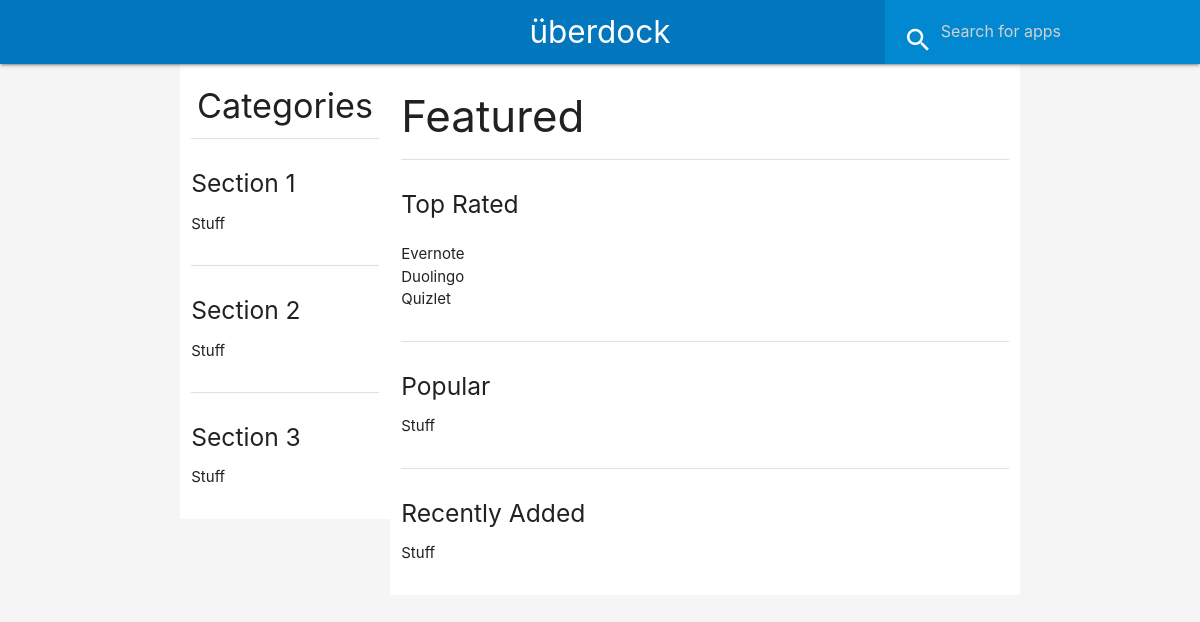
Page /home/ on the earlier database version.
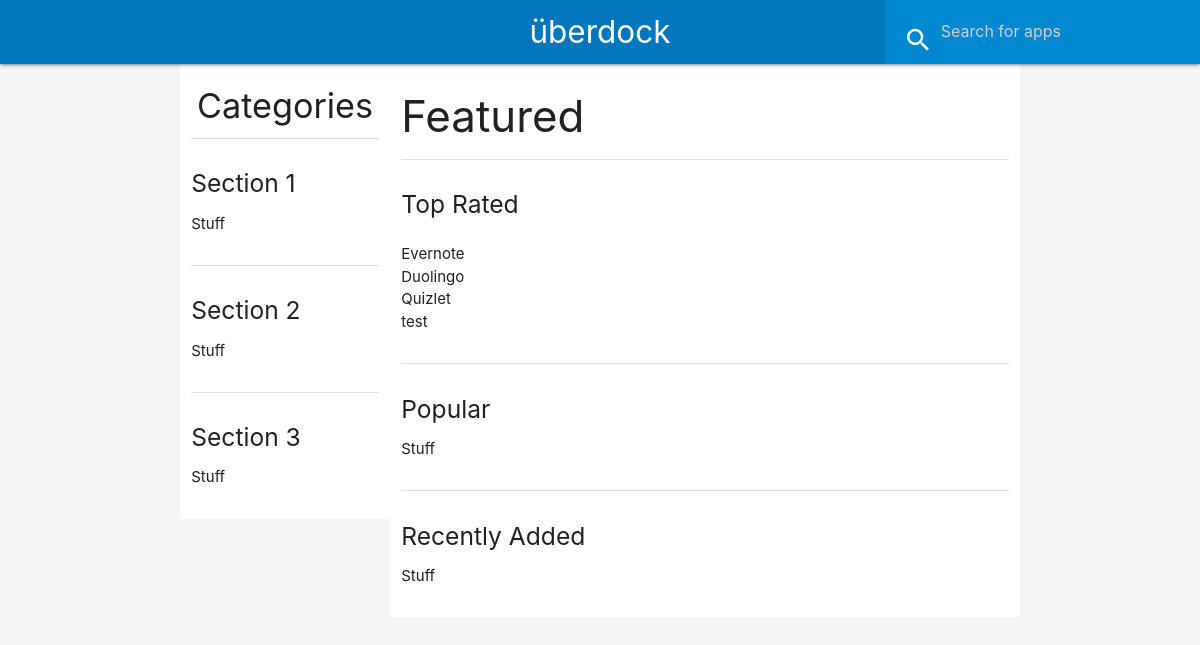
Same page on the later database version.
### home/models.py (models this page shows)
class App(models.Model):
    title = models.CharField(max_length=255)
    blurb = models.TextField(max_length=255)
    link = models.URLField()
    def __str__(self):
        return self.title

### home/views.py (the view)
# urls.py: path('', views.AppView.as_view(), name='index')
class AppView(ListView):
    model = App
    template_name = 'home/index.html'

### home/templates/home/index.html (shortened to what this page needs)
{% extends 'home/layout.html' %}
{% block content %}
    <div class="row">
        <div class="col s3 white">
            <h4 class="center">Categories</h4>
            <div class="divider"></div>
            <div class="section">
                <h5>Section 1</h5>
                <p>Stuff</p>
            </div>
            <div class="divider"></div>
            <div class="section">
                <h5>Section 2</h5>
                <p>Stuff</p>
            </div>
            <div class="divider"></div>
            <div class="section">
                <h5>Section 3</h5>
                <p>Stuff</p>
            </div>
        </div>
        <div class="col s9 white">
            <h3>Featured</h3>
            <div class="divider"></div>
            <div class="section">
                <h5>Top Rated</h5>
                <ul id="applist">
                {% for app in object_list %}
                    <li>{{ app }}</li>
                {% endfor %}
                </ul>
            </div>
            <div class="divider"></div>
            <div class="section">
                <h5>Popular</h5>
                <p>Stuff</p>
            </div>
            <div class="divider"></div>
            <div class="section">
                <h5>Recently Added</h5>
                <p>Stuff</p>
            </div>
        </div>
    </div>
{% endblock %}

Differences in the rows shown:
added App: title "test"
